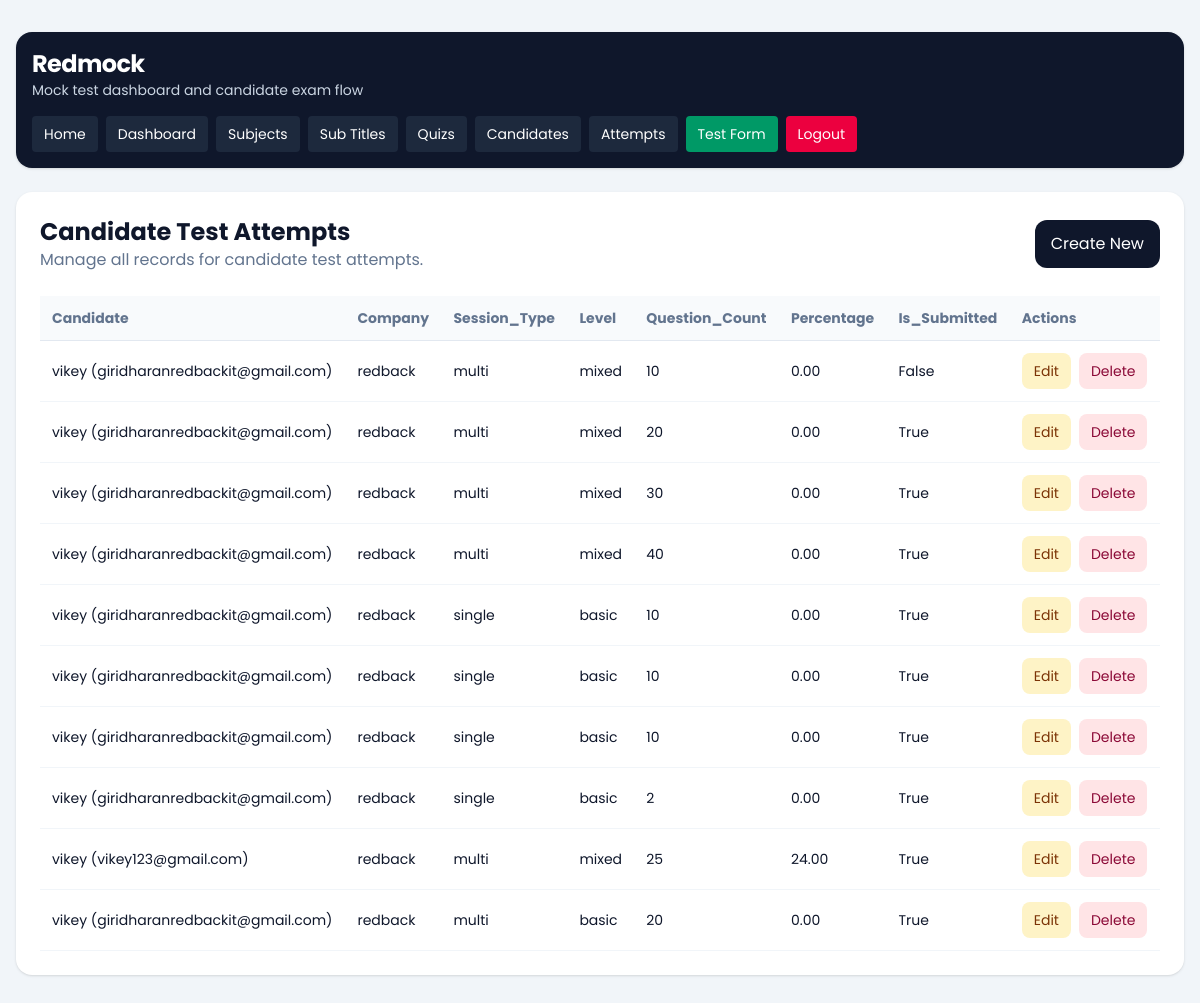
/dashboard/attempts/ (signed in), run on an earlier commit of the app's database.
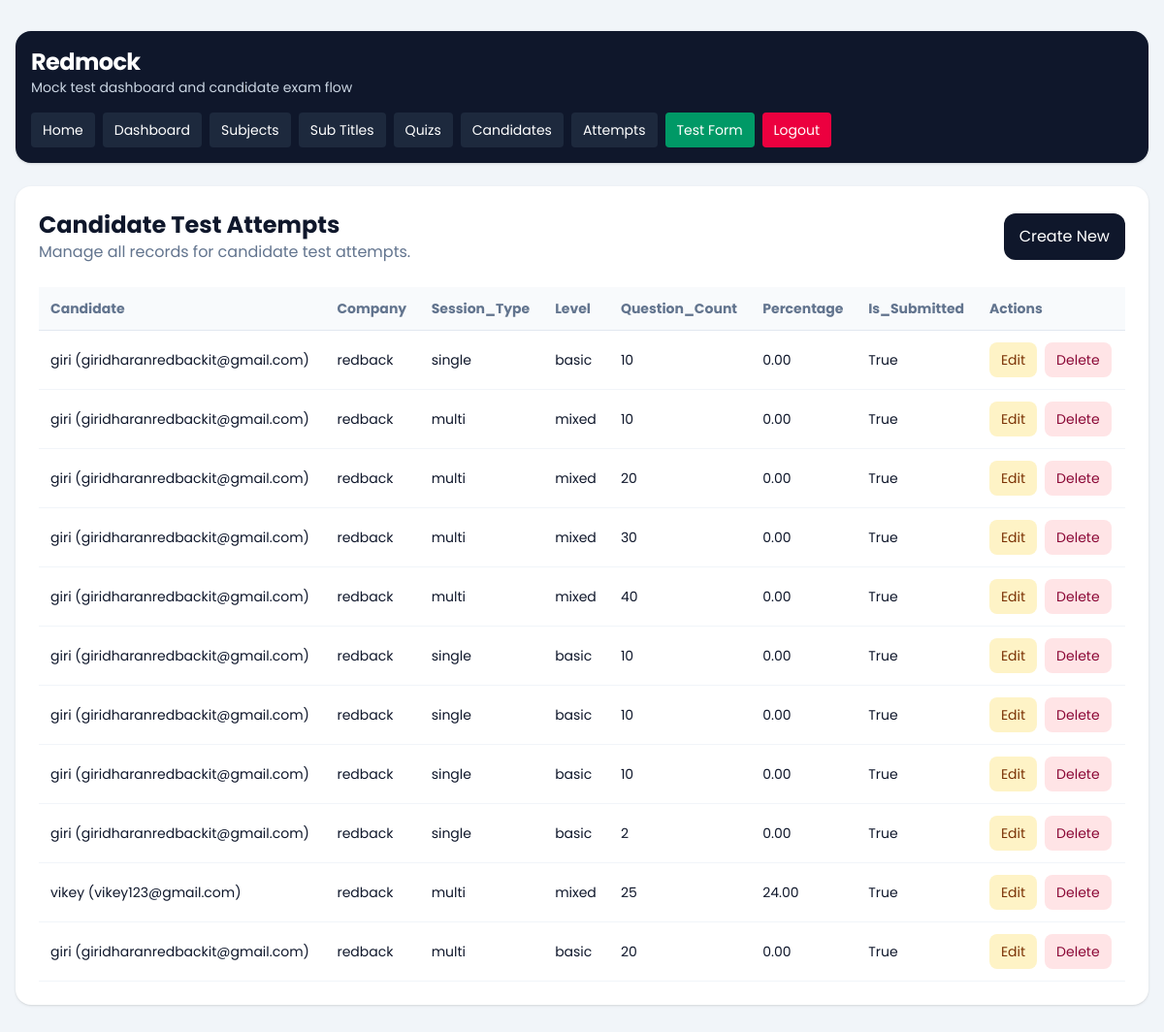
And on a later commit of the database.
### quiz/models.py (models this page shows, shortened)
class CandidateTestAttempt(models.Model):
    SESSION_SINGLE = 'single'
    SESSION_MULTI = 'multi'
    SESSION_CHOICES = [
        (SESSION_SINGLE, 'Single'),
        (SESSION_MULTI, 'Multi'),
    ]
    candidate = models.ForeignKey(Candidate, on_delete=models.CASCADE, related_name='attempts')
    company = models.ForeignKey(Company, on_delete=models.CASCADE, related_name='attempts')
    session_type = models.CharField(max_length=10, choices=SESSION_CHOICES)
    level = models.CharField(max_length=20)
    question_count = models.PositiveIntegerField()
    duration_minutes = models.PositiveIntegerField()
    selected_subjects = models.JSONField(default=list, blank=True)
    selected_sub_titles = models.JSONField(default=list, blank=True)
    answers_json = models.JSONField(default=list, blank=True)
    correct_count = models.PositiveIntegerField(default=0)
    wrong_count = models.PositiveIntegerField(default=0)
    percentage = models.DecimalField(max_digits=5, decimal_places=2, default=0)
    started_at = models.DateTimeField(blank=True, null=True)
    submitted_at = models.DateTimeField(blank=True, null=True)
    is_submitted = models.BooleanField(default=False)
    created_at = models.DateTimeField(auto_now_add=True)
    class Meta:
        ordering = ['-created_at']

class Candidate(models.Model):
    name = models.CharField(max_length=150)
    email = models.EmailField()
    designation_tech = models.CharField(max_length=150)
    created_at = models.DateTimeField(auto_now_add=True)
    class Meta:
        ordering = ['name']
    def __str__(self):
        return f'{self.name} ({self.email})'

### dashboard/models.py (models this page shows)
class Company(models.Model):
    name = models.CharField(max_length=150)
    image = models.ImageField(upload_to='company/', blank=True, null=True)
    email = models.EmailField(unique=True)
    password = models.CharField(max_length=128)
    is_active = models.BooleanField(default=True)
    created_at = models.DateTimeField(auto_now_add=True)
    updated_at = models.DateTimeField(auto_now=True)
    class Meta:
        ordering = ['name']
        verbose_name_plural = 'Companies'
    def __str__(self):
        return self.name

### dashboard/views.py (the view)
# urls.py: path('attempts/', views.attempt_list, name='attempt_list'),
@company_login_required
def attempt_list(request):
    queryset = CandidateTestAttempt.objects.filter(company=request.company).select_related('candidate', 'company')
    return render_crud_list(
        request,
        queryset=queryset,
        title='Candidate Test Attempts',
        create_url='dashboard:attempt_create',
        edit_url_name='dashboard:attempt_update',
        delete_url_name='dashboard:attempt_delete',
        fields=[
            'candidate',
            'company',
            'session_type',
            'level',
            'question_count',
            'percentage',
            'is_submitted',
        ],
    )

### dashboard/templatetags/dashboard_extras.py (called while the page is built)
@register.filter
def getattribute(obj, attr_name):
    return getattr(obj, attr_name)

### dashboard/views.py (called while the page is built)
def get_logged_in_company(request):
    company_id = request.session.get('company_id')
    if not company_id:
        return None
    return Company.objects.filter(id=company_id, is_active=True).first()

def company_login_required(view_func):
    @wraps(view_func)
    def wrapper(request, *args, **kwargs):
        company = get_logged_in_company(request)
        if not company:
            return redirect(f"{reverse('dashboard:login')}?next={request.path}")
        request.company = company
        return view_func(request, *args, **kwargs)
    return wrapper

def render_crud_list(request, *, queryset, title, create_url, edit_url_name, delete_url_name, fields):
    context = {
        'title': title,
        'objects': queryset,
        'create_url': create_url,
        'edit_url_name': edit_url_name,
        'delete_url_name': delete_url_name,
        'fields': fields,
    }
    return render(request, 'dashboard/crud_list.html', context)

### templates/dashboard/crud_list.html (shortened to what this page needs)
{% extends "base.html" %}
{% load dashboard_extras %}
{% block content %}
{% include 'dashboard/header.html' %}
<section class="rounded-2xl bg-white p-6 shadow-sm">
    <div class="mb-6 flex flex-col gap-3 sm:flex-row sm:items-center sm:justify-between">
        <div>
            <h1 class="text-2xl font-bold">{{ title }}</h1>
            <p class="text-slate-500">Manage all records for {{ title|lower }}.</p>
        </div>
        <a href="{% url create_url %}" class="rounded-xl bg-slate-900 px-4 py-3 text-white">Create New</a>
    </div>
    <div class="overflow-x-auto">
        <table class="min-w-full text-left text-sm">
            <thead class="border-b border-slate-200 bg-slate-50 text-slate-500">
                <tr>
                    {% for field in fields %}
                        <th class="px-3 py-3">{{ field|title }}</th>
                    {% endfor %}
                    <th class="px-3 py-3">Actions</th>
                </tr>
            </thead>
            <tbody>
                {% for object in objects %}
                    <tr class="border-b border-slate-100">
                        {% for field in fields %}
                            <td class="px-3 py-3">{{ object|getattribute:field }}</td>
                        {% endfor %}
                        <td class="px-3 py-3">
                            <div class="flex gap-2">
                                <a href="{% url edit_url_name object.pk %}" class="rounded-lg bg-amber-100 px-3 py-2 text-amber-900">Edit</a>
                                <a href="{% url delete_url_name object.pk %}" class="rounded-lg bg-rose-100 px-3 py-2 text-rose-900">Delete</a>
                            </div>
                        </td>
                    </tr>
                {% empty %}
                    <tr>
                        <td colspan="{{ fields|length|add:1 }}" class="px-3 py-8 text-center text-slate-500">
                            No records found.
                        </td>
                    </tr>
                {% endfor %}
            </tbody>
        </table>
    </div>
</section>
{% endblock %}

What changed in the data, as far as the page shows it:
added CandidateTestAttempt: fields "giri (giridharanredbackit@gmail.com)" "redback" "single" "basic" "10" "0.00" "True"
Also different on the page:
new list line: "giri (giridharanredbackit@gmail.com)"
new list line: "True"
list line gone: "vikey (giridharanredbackit@gmail.com)"
list line gone: "False"
